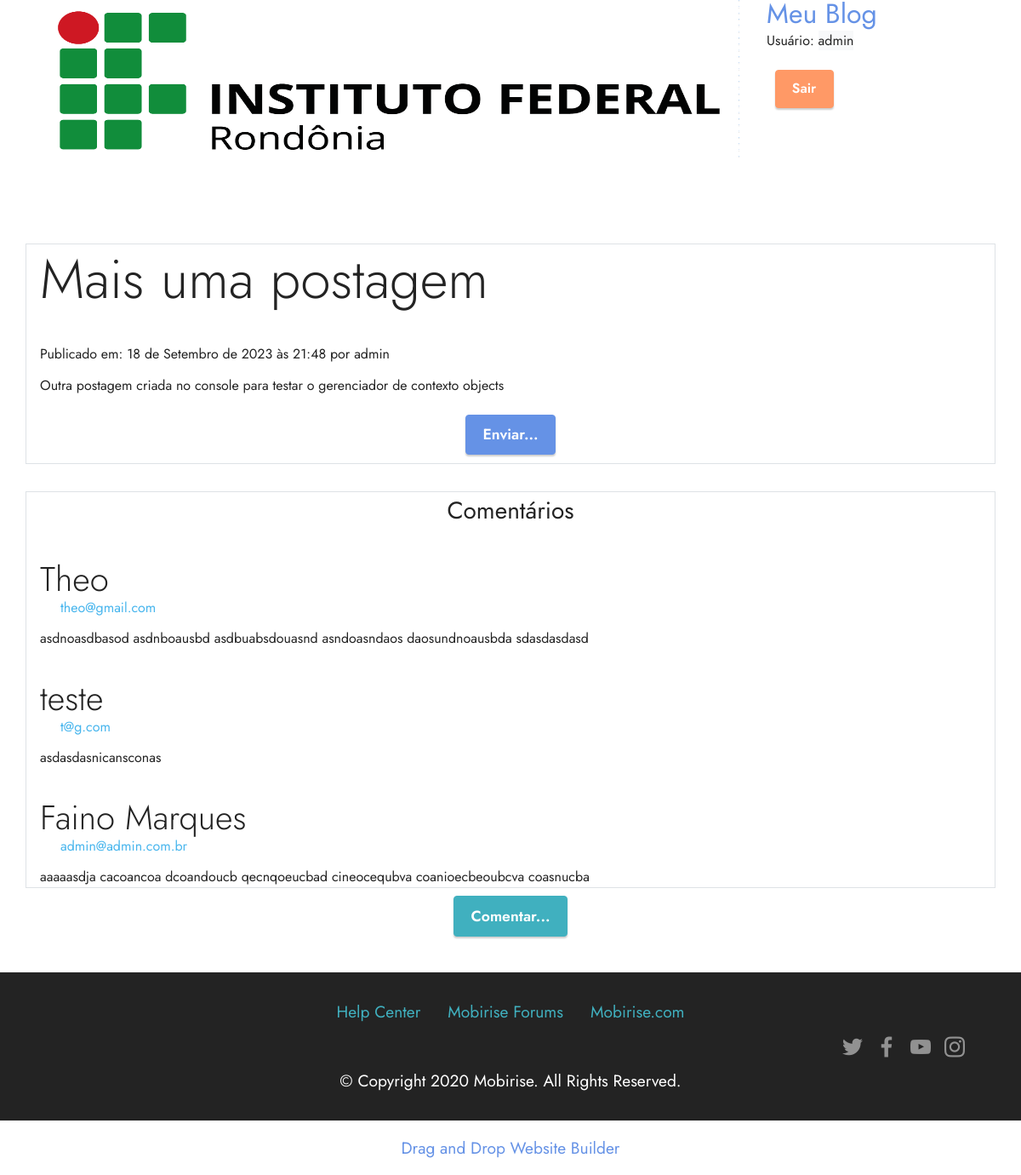
The page /detalhe/5/mais-uma-postagem (signed in) on the database its author committed.
### postagens/models.py (models this page shows, shortened)
class Postagem(models.Model):
    objects = models.Manager()
    publicados = PostsPublicados()
    STATUS_CHOICES = (
        ('rascunho', 'Rascunho'),
        ('publicado', 'Publicado'),
    )
    titulo = models.CharField(max_length=100)
    slug = models.SlugField(max_length=100)
    corpo = models.TextField()
    publicado = models.DateTimeField(default=timezone.now)
    criado = models.DateTimeField(auto_now_add=True)
    status = models.CharField(max_length=9, choices=STATUS_CHOICES, default='rascunho')
    autor = models.ForeignKey(User, on_delete=models.CASCADE, related_name='post_autor')
    class Meta:
        verbose_name = 'Post'
        verbose_name_plural = 'Posts'
        ordering = ['-publicado']

class Comentario(models.Model):
    STATUS_CHOICES = (
        ('rascunho', 'Rascunho'),
        ('publicado', 'Publicado'),
    )
    postagem = models.ForeignKey(Postagem, on_delete=models.CASCADE)
    nome = models.CharField(max_length=50)
    email = models.EmailField(max_length=150)
    senha = models.CharField(max_length=60)
    publicado = models.DateTimeField(default=timezone.now)
    criado = models.DateTimeField(auto_now_add=True)
    status = models.CharField(max_length=9, choices=STATUS_CHOICES, default='rascunho')
    corpo = models.TextField()
    ativo = models.BooleanField(default=False)
    class Meta:
        verbose_name = "Comentário"
        verbose_name_plural = "Comentários"

### postagens/views.py (the view)
# urls.py: path('detalhe/<id>/<slug>', views.DetalhePostView.as_view(), name='detalhepost'),
class DetalhePostView(DetailView):
    template_name = 'postagens/detalhe.html'
    model = Postagem
    def _get_coments(self, id_post):
        try:
            return Comentario.objects.filter(postagem_id=id_post, ativo = True)
        except Comentario.DoesNotExist:
            raise Exception
    def get_context_data(self, **kwargs):
        context = super(DetalhePostView, self).get_context_data(**kwargs)
        context['coments'] = self._get_coments(self.object.id)
        return context

### postagens/templates/postagens/detalhe.html (shortened to what this page needs)
{% extends 'base.html' %}
{% load static %}
{% block conteudo%}
{% include 'includes/top.html' %}
<section data-bs-version="5.1" class="content10 cid-tzVgp39K95" id="content10-1">
    <div class="container">
        <div class="row justify-content-center border border-ligth">
            <div class="col-12">
                <h6 class="mbr-section-subtitle mbr-fonts-style mb-4 display-3">
                    {{ postagem.titulo }}
                </h6>
            </div>
            <div class="col-12">
                <p class="mbr-text mbr-fonts-style display-9">
                    Publicado em: {{ postagem.publicado }} por {{ postagem.autor }}
                </p>
                <p class="mbr-text mbr-fonts-style display-7">
                    {{ postagem.corpo|linebreaks }}
                </p>
            </div>
            <div class="mbr-section-btn align-center">
                    <a class="btn btn-primary display-4"
                       href="{% url 'enviarpost' postagem.id %}">Enviar...</a>
            </div>
        </div>
    </div>
    <div class="container mt-4">
        <div class="row justify-content-center border border-ligth">
            <h3 class="align-center mt-2">
                Comentários
            </h3>
            <div class="col-12">
                {% for c in coments %}
                    <div class="mt-4">
                        <h8 class="mbr-section-subtitle mbr-fonts-style display-6 ">
                            {{ c.nome }}
                        </h8>
                        <p class="px-4 text-info">{{ c.email }}</p>
                        <div class="col-12">
                            {{ c.corpo }}
                        </div>
                    </div>
                {% endfor %}
            </div>
        </div>
    </div>
    <div class="mbr-section-btn align-center">
        <a class="btn btn-success display-4"
           href="{% url 'comentpost' postagem.id %}">Comentar...</a>
    </div>
</section>
{% endblock %}

### postagens/templates/includes/top.html
{% load static %}
<div class="container">
    <div class="row">
        <div class="col-9">
            <img src="{% static 'assets/images/logo-IFRO.png' %}" alt="logotipo"
                 height="80%">
        </div>
        <div class="col-3">
                <h2><a href="{% url 'home' %}">Meu Blog</a></h2>
                {% if user.is_anonymous %}
                    <p>Este é o meu blog</p>
                    <p><a href="{% url 'cadusuario' %}" class="btn btn-success">
                        Cadastrar
                    </a>
                    <a href="{% url 'loginuser' %}" class="btn btn-primary">
                    Logar
                    </a>
                </p>
                {% else %}
                    <p>Usuário: <span class="bg-light">{{ user.username }}</span></p>
                    <p><a class="btn btn-danger" href="{% url 'logoutuser' %}">Sair</a></p>
                {% endif %}
        </div>
    </div>
</div>

### postagens/static/assets/theme/css/style.css (style rules this page uses)
section { background-color: #ffffff; }
body { font-style: normal; line-height: 1.5; font-weight: 400; color: #232323; position: relative; }
section, .container, .container-fluid { position: relative; word-wrap: break-word; }
a { font-style: normal; font-weight: 400; cursor: pointer; }
a, a:hover { text-decoration: none; }
.mbr-section-subtitle { line-height: 1.3; }
.mbr-text { font-style: normal; line-height: 1.7; }
h1, h2, h3, h4, h5, h6, .display-1, .display-2, .display-4, .display-5, .display-7, span, p, a { line-height: 1; word-break: break-word; word-wrap: break-word; font-weight: 400; }
section { background-position: 50% 50%; background-repeat: no-repeat; background-size: cover; }
.align-center { text-align: center; }
img, iframe { display: block; width: 100%; }
.mbr-section-btn { margin-left: -0.6rem; margin-right: -0.6rem; font-size: 0; }
.btn { font-weight: 600; border-width: 1px; font-style: normal; margin: 0.6rem 0.6rem; white-space: normal; transition: all 0.2s ease-in-out; display: inline-flex; align-items: center; justify-content: center; word-break: break-word; }
.row { display: -webkit-flex; -webkit-flex-wrap: wrap; }
.justify-content-center { -webkit-justify-content: center; }
html, body { height: auto; min-height: 100vh; }
.mt-4 { margin-top: 2rem !important; }
.mb-4 { margin-bottom: 2rem !important; }
@media (min-width: 992px) { .container { padding-left: 16px; padding-right: 16px; } }
@media (min-width: 992px) { .row { margin-left: -16px; margin-right: -16px; } }
@media (min-width: 992px) { .row > [class*=col] { padding-left: 16px; padding-right: 16px; } }

### postagens/static/assets/mobirise/css/mbr-additional.css (style rules this page uses)
body { font-family: Jost; }
.display-4 { font-family: 'Jost', sans-serif; font-size: 1.1rem; line-height: 1.5; }
.display-7 { font-family: 'Jost', sans-serif; font-size: 1.2rem; line-height: 1.5; }
.btn { padding: 0.6rem 1.2rem; border-radius: 4px; }
.btn-primary, .btn-primary:active { background-color: #6592e6 !important; border-color: #6592e6 !important; color: #ffffff !important; box-shadow: 0 2px 2px 0 rgba(0, 0, 0, 0.2); }
.btn-success, .btn-success:active { background-color: #40b0bf !important; border-color: #40b0bf !important; color: #ffffff !important; box-shadow: 0 2px 2px 0 rgba(0, 0, 0, 0.2); }
.btn-danger, .btn-danger:active { background-color: #ff9966 !important; border-color: #ff9966 !important; color: #ffffff !important; box-shadow: 0 2px 2px 0 rgba(0, 0, 0, 0.2); }
.text-info { color: #47b5ed !important; }
a, a:hover { color: #6592e6; }
body { overflow-x: hidden; }
a { transition: color 0.6s; }
.cid-tzVgp39K95 { padding-top: 3rem; padding-bottom: 2rem; background-color: #ffffff; }

### rows shown on the page
Postagem: titulo "Mais uma postagem", publicado "18 de Setembro de 2023 às 21:48", autor "admin", corpo "Outra postagem criada no console para testar o gerenciador de contexto objects"
Comentario: nome "Theo", email "theo@gmail.com", corpo "asdnoasdbasod asdnboausbd asdbuabsdouasnd asndoasndaos daosundnoausbda sdasdasdasd"
Comentario: nome "teste", email "t@g.com", corpo "asdasdasnicansconas"
Comentario: nome "Faino Marques", email "admin@admin.com.br", corpo "aaaaasdja cacoancoa dcoandoucb qecnqoeucbad cineocequbva coanioecbeoubcva coasnucba"

### other values the page prints
{{ user.username }} "admin"
